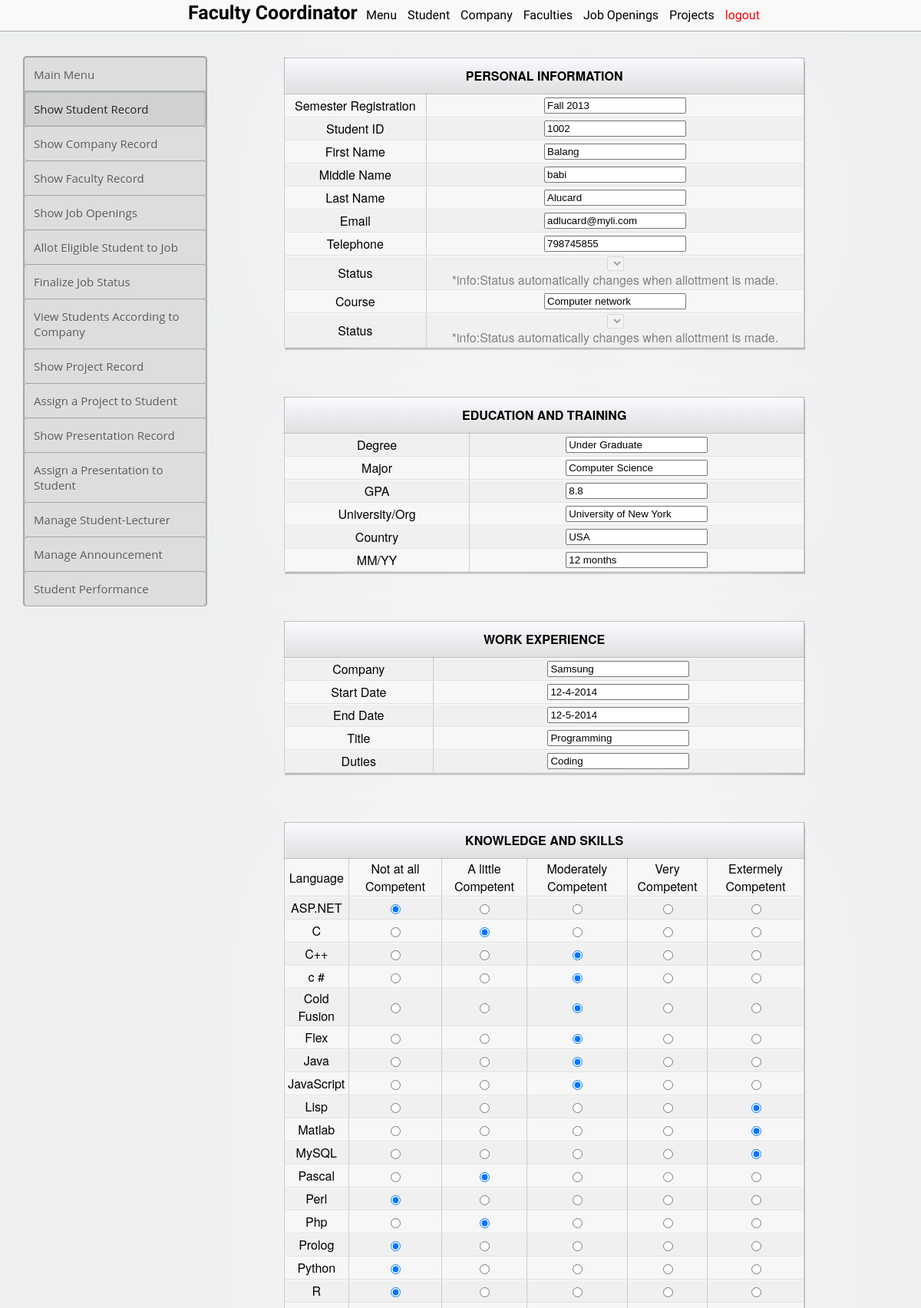
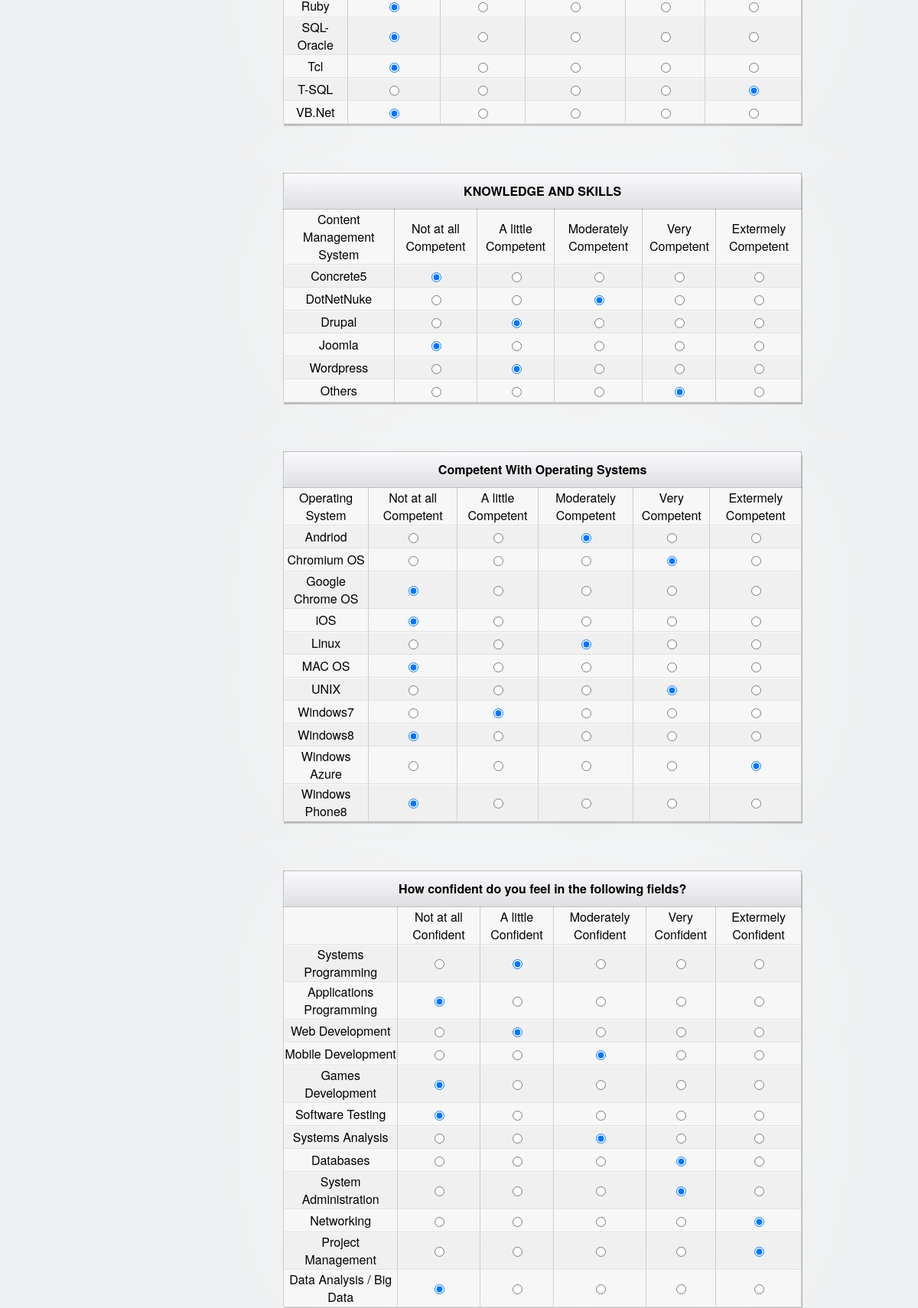
Page /coordinator/student_edit.php?student_id=1002 (upper part) on the committed database (2 pictures, top to bottom).
### tables this page shows
CREATE TABLE `student_details` (
  `STUDENT_ID` varchar(14) NOT NULL DEFAULT '',
  `FIRST_NAME` char(50) DEFAULT NULL,
  `MIDDLE_NAME` char(50) DEFAULT NULL,
  `LAST_NAME` char(50) DEFAULT NULL,
  `EMAIL` varchar(255) DEFAULT NULL,
  `TELEPHONE` varchar(11) DEFAULT NULL,
  `STATUS` varchar(20) DEFAULT NULL,
  `SEM_REG` varchar(50) DEFAULT NULL,
  `COURSE` varchar(50) DEFAULT NULL,
  `STATUS_FSV` varchar(20) DEFAULT NULL
);

CREATE TABLE `edu_training` (
  `ID` varchar(14) NOT NULL DEFAULT '',
  `STUDENT_ID` varchar(14) DEFAULT NULL,
  `DEGREE` varchar(50) DEFAULT NULL,
  `MAJOR` varchar(50) DEFAULT NULL,
  `GPA` varchar(7) DEFAULT NULL,
  `UNIVERSITY` varchar(50) DEFAULT NULL,
  `COUNTRY` char(50) DEFAULT NULL,
  `DURATION` varchar(20) DEFAULT NULL
);

CREATE TABLE `work_experience` (
  `ID` varchar(14) NOT NULL DEFAULT '',
  `STUDENT_ID` varchar(14) DEFAULT NULL,
  `COMPANY_NAME` varchar(50) DEFAULT NULL,
  `START_DATE` varchar(12) DEFAULT NULL,
  `END_DATE` varchar(12) DEFAULT NULL,
  `TITLE` char(30) DEFAULT NULL,
  `DUTIES` varchar(50) DEFAULT NULL
);

### coordinator/student_edit.php (the view, shortened to what the rows shown need)
<?php
echo "
<html lang='en'>
<head>
    <link href='../style_admin.css' rel='stylesheet'>
    <link href='../table.css' rel='stylesheet'>
</head>
<body>
        <div id='right'>
            <form action='' method='GET' accept-charset='utf-8'>
                <div class='table_container'>
                    <div class='sub-table-container'>
                        <table class='tc'>
                            <thead>
                                <tr>
                                    <th class='tpl-bar-breadcrumbs' colspan='3'>PERSONAL INFORMATION</th>
                                </tr>
                            </thead>";
                            $student_id=$_GET['student_id'];
                            require '../connection.php';
                            $str="select * from student_details where student_id='$student_id'";
                            $result=mysqli_query($con, $str);
                            $row=mysqli_fetch_array($result);
                            echo "
                            <tbody>
                                <tr class='row'>
                                    <td class='item'><input name='sem_reg' placeholder='' type='text' value='$row[7]'></td>
                                </tr>
                                <tr class='row'>
                                    <td class='item alter'><input name='student_id' placeholder='$row[0]' type='text' value='$row[0]' readonly></td>
                                </tr>
                                <tr class='row'>
                                    <td class='item'><input name='first_name' placeholder='' type='text' value='$row[1]'></td>
                                </tr>
                                <tr class='row'>
                                    <td class='item alter'><input name='middle_name' placeholder='' type='text' value='$row[2]'></td>
                                </tr>
                                <tr class='row'>
                                    <td class='item'><input name='last_name' placeholder='' type='text' value='$row[3]'></td>
                                </tr>
                                <tr class='row'>
                                    <td class='item alter'><input name='email' placeholder='' type='text' value='$row[4]'></td>
                                </tr>
                                <tr class='row'>
                                    <td class='item'><input name='telephone' placeholder='' type='text' value='$row[5]'></td>
                                </tr>
                                            <option value='$row[6]' selected readonly>$row[6]</option>
                                <tr class='row'>
                                    <td class='item'><input name='course' type='text' required value='$row[8]'></td>
                                </tr>
                                            <option value='$row[9]' selected readonly>$row[9]</option>
                            </tbody>
                        </table>
                    </div>
                </div>";
                echo "
                <div class='table_container'>
                <div class='sub-table-container'>
                    <table class='tc'>
                        <thead>
                            <tr>
                                <th class='tpl-bar-breadcrumbs' colspan='3'>EDUCATION AND TRAINING</th>
                            </tr>
                        </thead>";
                        $student_id=$_GET['student_id'];
                        require '../connection.php';
                        $str="select * from edu_training where student_id='$student_id'";
                        $result=mysqli_query($con, $str);
                        $row=mysqli_fetch_array($result);
                        echo "
                        <tbody>
                            <tr class='row'>
                                <td class='item alter'>Degree</td>
                                <td class='item alter'><input name='degree' placeholder='' type='text' value='$row[2]'></td>
                            </tr>
                            <tr class='row'>
                                <td class='item'>Major</td>
                                <td class='item'><input name='major' placeholder='' type='text' value='$row[3]'></td>
                            </tr>
                            <tr class='row'>
                                <td class='item alter'>GPA</td>
                                <td class='item alter'><input name='gpa' placeholder='' type='text' value='$row[4]'></td>
                            </tr>
                            <tr class='row'>
                                <td class='item'>University/Org</td>
                                <td class='item'><input name='university' placeholder='' type='text' value='$row[5]'></td>
                            </tr>
                            <tr class='row'>
                                <td class='item alter'>Country</td>
                                <td class='item alter'><input name='country' placeholder='' type='text' value='$row[6]'></td>
                            </tr>
                            <tr class='row'>
                                <td class='item'>MM/YY</td>
                                <td class='item'><input name='duration' placeholder='' type='text' value='$row[7]'></td>
                            </tr>
                        </tbody>
                    </table>
                </div>
            </div>";
            echo "
            <div class='table_container'>
            <div class='sub-table-container'>
                <table class='tc'>
                    <thead>
                        <tr>
                            <th class='tpl-bar-breadcrumbs' colspan='3'>WORK EXPERIENCE</th>
                        </tr>
                    </thead>";
                    $student_id=$_GET['student_id'];
                    require '../connection.php';
                    $str="select * from work_experience where student_id='$student_id'";
                    $result=mysqli_query($con, $str);
                    $row=mysqli_fetch_array($result);
                    echo "
                    <tbody>
                        <tr class='row'>
                            <td class='item alter'>Company</td>
                            <td class='item alter'><input name='company_name' placeholder='' type='text' value='$row[2]'></td>
                        </tr>
                        <tr class='row'>
                            <td class='item'>Start Date</td>
                            <td class='item'><input name='start_date' placeholder='' type='text' value='$row[3]'></td>
                        </tr>
                        <tr class='row'>
                            <td class='item alter'>End Date</td>
                            <td class='item alter'><input name='end_date' placeholder='' type='text' value='$row[4]'></td>
                        </tr>
                        <tr class='row'>
                            <td class='item'>Title</td>
                            <td class='item'><input name='title' placeholder='' type='text' value='$row[5]'></td>
                        </tr>
                        <tr class='row'>
                            <td class='item alter'>Duties</td>
                            <td class='item alter'><input name='duties' placeholder='' type='text' value='$row[6]'></td>
                        </tr>
                    </tbody>
                </table>
            </div>
        </div>";
        echo "
        <div class='table_container'>
        <div class='sub-table-container'>
            <table class='tc'>
                <thead>
                    <tr>
                        <th class='tpl-bar-breadcrumbs' colspan='6'>KNOWLEDGE AND SKILLS</th>
                    </tr>
                </thead>
                <tbody>
                    <tr class='row'>
                        <td class='item'>Language</td>
                        <td class='item'>Not at all Competent</td>
                        <td class='item'>A little Competent</td>
                        <td class='item'>Moderately Competent</td>
                        <td class='item'>Very Competent</td>
                        <td class='item'>Extermely Competent</td>
                    </tr>";
                    echo "
                    </tbody>
                </table>
            </div>
        </div>
        <div class='table_container'>
            <div class='sub-table-container'>
                <table class='tc'>
                    <thead>
                        <tr>
                            <th class='tpl-bar-breadcrumbs' colspan='6'>KNOWLEDGE AND SKILLS</th>
                        </tr>
                    </thead>
                    <tbody>
                        <tr class='row'>
                            <td class='item'>Content Management System</td>
                            <td class='item'>Not at all Competent</td>
                            <td class='item'>A little Competent</td>
                            <td class='item'>Moderately Competent</td>
                            <td class='item'>Very Competent</td>
                            <td class='item'>Extermely Competent</td>
                        </tr>";
                        echo "                        </tbody>
                    </table>
                </div>
            </div>
            <div class='table_container'>
                <div class='sub-table-container'>
                    <table class='tc'>
                        <thead>
                            <tr>
                                <th class='tpl-bar-breadcrumbs' colspan='6'>Competent With Operating Systems</th>
                            </tr>
                        </thead>
                        <tbody>
                            <tr class='row'>
                                <td class='item'>Operating System</td>
                                <td class='item'>Not at all Competent</td>
                                <td class='item'>A little Competent</td>
                                <td class='item'>Moderately Competent</td>
                                <td class='item'>Very Competent</td>
                                <td class='item'>Extermely Competent</td>
                            </tr>";
                            echo "                        </tbody>
                        </table>
                    </div>
                </div>
                <div class='table_container'>
                    <div class='sub-table-container'>
                        <table class='tc'>
                            <thead>
                                <tr>
                                    <th class='tpl-bar-breadcrumbs' colspan='6'>How confident do you feel in the following fields?</th>
                                </tr>
                            </thead>
                            <tbody>
                                <tr class='row'>
                                    <td class='item'></td>
                                    <td class='item'>Not at all Confident</td>
                                    <td class='item'>A little Confident</td>
                                    <td class='item'>Moderately Confident</td>
                                    <td class='item'>Very Confident</td>
                                    <td class='item'>Extermely Confident</td>
                                </tr>";
                                echo "<tr class='row'>
                                <td class='item'>Data Analysis / Big Data</td>";
                                echo "</tr>
                            </tbody>
                        </table>
                    </div>
                </div>";
                        ?>
            <div class='table_container'>
                <div class='sub-table-container'>
                    <table class='tc'>
                        <?php
                                                    echo "
                                                </table>
                                            </div>
                                        </div>
                                        <div style='padding-left:75%;'>
                                            <input type='submit' name='submit'  value='Submit' class='edit-button' style='float:left;line-height:40px;width:80px;'>
                                          <input type='button' name='print'  value='Print' class='edit-button' onclick=window.print() style='margin-right: 80px;line-height:40px;width:80px; bottom: 50%;'>
                                            </div>
                                    </form>
                                </div>
                            </div>
                        </body>
                        </html>";
    ?>

### rows in the picture
student_details: sem_reg "Fall 2013", student_id "1002", first_name "Balang", middle_name "babi", last_name "Alucard", email "adlucard@myli.com", telephone "798745855", course "Computer network"
edu_training: degree "Under Graduate", major "Computer Science", gpa "8.8", university "University of New York", country "USA", duration "12 months"
work_experience: company_name "Samsung", start_date "12-4-2014", end_date "12-5-2014", title "Programming", duties "Coding"
